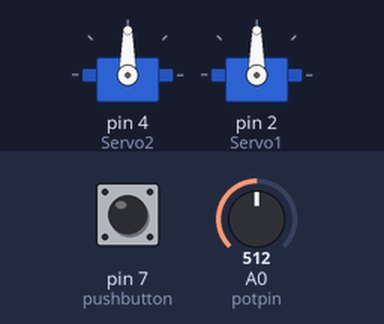
Simulated run of this sketch. Board: Arduino Uno, built with avr-gcc and run on an emulated ATmega328P. Shown: 2 × servo. The inputs (shaded band) are chosen by the test bench; at power-on: pin 7 (pushbutton) LOW, A0 (potpin) = 512.

Above: at 1.2 s.
1.3 s: pin 7 (pushbutton) pulled HIGH for 0.15 s
At 2.6 s:
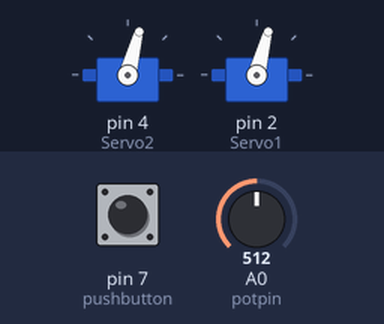
3.5 s: pin 7 (pushbutton) pulled HIGH for 1 s
At 4.1 s:
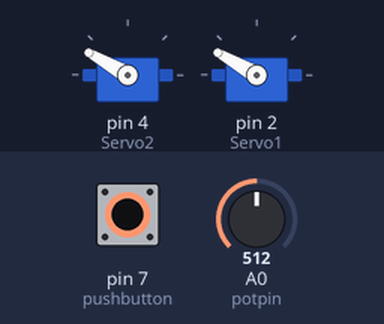
6.5 s: pin 7 (pushbutton) pulled HIGH for 3.2 s
At 10.8 s:
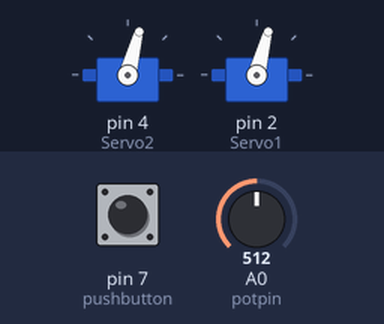
Timing chart, 0 to 12.3 s (numbered marks = the images above; inputs shaded):
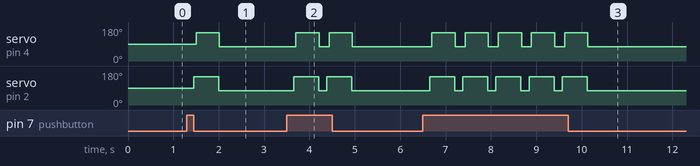

The sketch:

servo_pushbutton.ino
```cpp
#include <Servo.h>
int potpin = 0;
int pushbutton = 7;
int val;
int digitalval = 0;
int counter = 0;
Servo Servo1;
Servo Servo2;


void setup () {
  Servo2.attach (4);
  Servo1.attach (2);
  pinMode (pushbutton, INPUT);
}
void loop () {

int state = digitalRead (pushbutton);
  if (state == HIGH) {
    counter ++;
    delay (150);
Servo1.write (150);
delay (50);
Servo2.write (150);
delay (500);

val = analogRead (potpin);
val = map (val, 0, 1023, 0, 150);
Servo1.write (val);
delay (15);

val = analogRead (potpin);
val= map (val, 0, 1023, 150, 0);
Servo2.write (val);
delay (15);

}
}
```

Measured:
- after the input at 1.3 s, servo on pin 4 (Servo2): 90° → 150° after 0.20 s, → 75° 0.52 s later; servo on pin 2 (Servo1): 90° → 150° after 0.15 s, → 75° 0.55 s later
- after the input at 3.5 s, servo on pin 4 (Servo2): alternates 150° for 0.52 s and 75° for 0.22 s, 4 changes in all, then stays 75°, starting after 0.20 s; servo on pin 2 (Servo1): alternates 150° for 0.55 s and 75° for 0.18 s, 4 changes in all, then stays 75°, starting after 0.15 s
- after the input at 6.5 s, servo on pin 4 (Servo2): alternates 150° for 0.52 s and 75° for 0.22 s, 10 changes in all, then stays 75°, starting after 0.20 s; servo on pin 2 (Servo1): alternates 150° for 0.55 s and 75° for 0.18 s, 10 changes in all, then stays 75°, starting after 0.15 s
